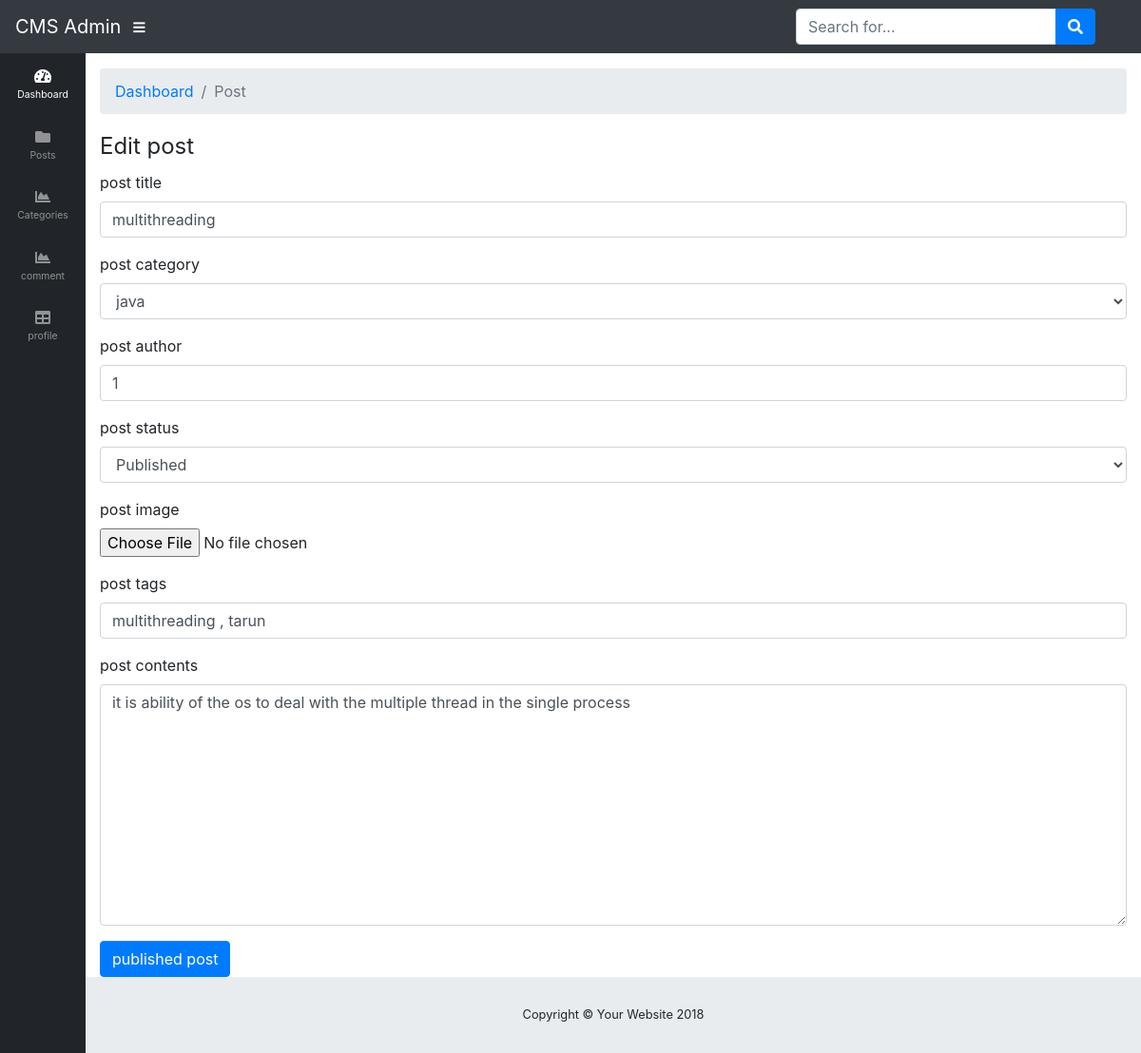
The page /admin/post.php?source=edit_post&post_id=post_id on the database its author committed.
### tables this page shows
CREATE TABLE `posts` (
  `post_id` int(11) NOT NULL,
  `post_cat_id` int(11) NOT NULL,
  `post_title` varchar(255) NOT NULL,
  `post_author` varchar(255) NOT NULL,
  `post_date` date NOT NULL,
  `post_image` text NOT NULL,
  `post_content` text NOT NULL,
  `post_tags` varchar(255) NOT NULL,
  `post_comment_count` int(11) NOT NULL DEFAULT '0',
  `post_status` varchar(255) NOT NULL,
  `post_views_count` int(11) NOT NULL DEFAULT '0'
);

### includes/functions.php (called while the page is built, shortened)
<?php
include_once("connection.php");
function getAllCategories($condition = 1)
{
    global $connection;
    $sql = "SELECT * FROM categories WHERE $condition";
    $rs = mysqli_query($connection, $sql);
    $i = 0;
    $all_categories = array();
    while ($row = mysqli_fetch_assoc($rs)) {
        $single_cat = array();
        $single_cat['cat_id'] = $row['cat_id'];
        $single_cat['cat_title'] = $row['cat_title'];
        $all_categories[$i] = $single_cat;
        $i++;
    }
    return $all_categories;
}
?>

### admin/pages/posts/edit-post.php (the view, shortened to what this page needs)
<?php
include_once ("../includes/connection.php");
if (isset($_GET['post_id'])){
    $edit_post_id = $_GET['post_id'];
    $query = "SELECT * FROM posts WHERE post_id = $edit_post_id";
    $result = mysqli_query($connection,$query);
    if ($row = mysqli_fetch_assoc($result)){
        $edit_post_title = $row['post_title'];
        $edit_post_status = $row['post_status'];
        $edit_post_cat_id = $row['post_cat_id'];
        $edit_post_author = $row['post_author'];
        $edit_post_content = $row['post_content'];
        $edit_post_tags= $row['post_tags'];
?>
<div class="row">
    <div class="col-md-12">
        <form action="" method="post" role="form" enctype="multipart/form-data">
            <legend>Edit post</legend>
            <div class="form-group">
                <label for="post_title">post title</label>
                <input type="text" class="form-control" name="post_title" id="post_title"
                       value="<?php echo $edit_post_title ?>">
            </div>
            <div class="form-group">
                <label for="post_cat_id">post category</label>
                <?php
                include_once("../includes/functions.php");
                $categories = getAllCategories();
                $categories_count = count($categories);
                $i = 0;
                ?>
                <select class="form-control" name="post_cat_id" id="post_cat_id">
                    <?php
                    while ($i < $categories_count) {
                        $cat_id = $categories[$i]['cat_id'];
                        $cat_title = $categories[$i]['cat_title'];
                        $option_equal  = "<option value='$cat_id' selected>$cat_title</option> ";
                        $option_normal = "<option value='$cat_id'>$cat_title</option> ";
                        if ($cat_id == $edit_post_cat_id) {
                              echo $option_equal;
                        }else{
                            echo $option_normal;
                        }
                        $i++;
                    }
                    ?>
                </select>
            </div>
            <div class="form-group">
                <label for="post_author">post author</label>
                <input type="text" class="form-control" name="post_author" id="post_author" value="<?php echo $edit_post_author ?>">
            </div>
            <div class="form-group">
                <label for="post_status">post status</label>
                <select name="post_status" id="post_status" class="form-control">
                    <option value="published"<?php echo $edit_post_status== "published" ? "selected" : "" ?>>Published
                    </option>
                </select>
            </div>
            <div class="form-group">
                <label for="post_image">post image</label>
                <input type="file" class="form-control-file" name="post_image" id="post_image">
            </div>
            <div class="form-group">
                <label for="post_tags">post tags</label>
                <input type="text" class="form-control" name="post_tags" id="post_tags"
                       value="<?php echo $edit_post_tags?>">
            </div>
            <div class="form-group">
                <label for="post_content">post contents</label>
                <textarea name="post_content" id="post_content" cols="30" rows="10"
                          class="form-control"><?php echo $edit_post_content ?></textarea>
            </div>
            <button type="submit" class="btn btn-primary" name="published_post" id="published_post">published post
            </button>
        </form>
        <?php
            }
        }
        ?>
    </div>
    </div>

### admin/css/sb-admin.css (style rules this page uses)
html { position: relative; min-height: 100%; }
body { height: 100%; }
:root { --input-padding-x: 0.75rem; --input-padding-y: 0.75rem; }

### rows shown on the page
posts: post_title "multithreading", post_author "1", post_status "Published", post_tags "multithreading , tarun", post_content "it is ability of the os to deal with the multiple thread in the single process"

### other values the page prints
$title "Post"
form field post_cat_id "java"
